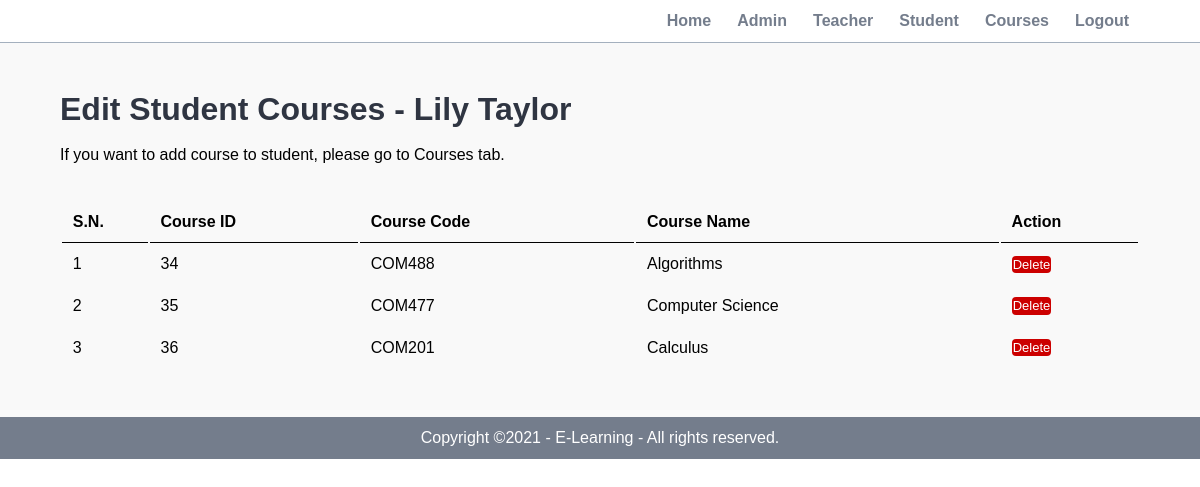
/admin/edit-student-course.php?student_id=20&student_name=Lily Taylor (signed in), run on the app's committed database.
### tables this page shows
CREATE TABLE `course_student` (
  `course_id` int(10) UNSIGNED NOT NULL,
  `course_code` varchar(50) NOT NULL,
  `student_id` int(10) NOT NULL,
  `student_name` varchar(50) NOT NULL
);

CREATE TABLE `course` (
  `id` int(10) UNSIGNED NOT NULL,
  `code` varchar(50) NOT NULL,
  `course_name` varchar(50) NOT NULL,
  `instructor_id` int(10) NOT NULL
);

### admin/edit-student-course.php (the view, shortened to what this page needs)
<?php include('partials/menu.php');
$student_id = $_GET['student_id'];
$student_name = $_GET['student_name'];
?>
        <div class="main-content">
            <div class="wrapper">
                <h1>Edit Student Courses - <?php echo $student_name; ?></h1>
                <br>
                <p>If you want to add course to student, please go to Courses tab.</p>
                <br><br>
                <table class="tbl-full">
                    <tr>
                        <th>S.N.</th>
                        <th>Course ID</th>
                        <th>Course Code</th>
                        <th>Course Name</th>
                        <th>Action</th>
                    </tr>
                    <?php
                        $sql = "SELECT * FROM course_student WHERE student_id='$student_id'";
                        $res = mysqli_query($conn, $sql);
                        if($res==TRUE){
                            $count = mysqli_num_rows($res);
                            $sn  = 1;
                            if($count > 0){
                                while($rows = mysqli_fetch_assoc($res)){
                                    $course_code = $rows['course_code'];
                                    $course_id = $rows['course_id'];
                                    $sql2 = "SELECT * FROM course WHERE id='$course_id'";
                                    $res2 = mysqli_query($conn, $sql2);
                                    $rows2 = mysqli_fetch_assoc($res2);
                                    $course_name = $rows2['course_name'];
                                ?>
                                    <tr>
                                        <td><?php echo $sn++; ?></td>
                                        <td><?php echo $course_id; ?></td>
                                        <td><?php echo $course_code; ?></td>
                                        <td><?php echo $course_name; ?></td>
                                        <td>
                                            <a href="<?php echo SITEURL;?>admin/edit-student-delete-course-from-student.php?student_id=<?php echo $student_id; ?>&course_id=<?php echo $course_id;?>&course_name=<?php echo $course_name;?>&student_name=<?php echo $student_name;?>" class="btn btn-danger">Delete</a>
                                        </td>
                                    </tr>
                                <?php
                                }
                            }else{
                                ?>
                                    <tr>
                                        <td>No Course Added</td>
                                    </tr>
                                <?php
                            }
                        }else{
                        }
                    ?>
                </table>
            </div>
        </div>
<?php include('partials/footer.php'); ?>

### css/admin.css (style rules this page uses)
* { margin: 0; padding: 0; font-family: Arial, Helvetica, sans-serif; }
.wrapper { padding: 1%; width: 90%; margin: 0 auto; }
.tbl-full { width: 100%; }
table tr th { border-bottom: 1px solid black; padding: 1%; text-align: left; }
table tr td { padding: 1%; }
.btn { border-radius: 4px; text-decoration: none; padding: 1%; color: white; font-size: 13px; }
.btn-danger { background-color: #CC0000; }
.main-content { background-color: #f9f9f9; padding: 3% 0; }
.main-content h1 { color: #2f3542; }

### data on the page
course_student: course "34", course_code "COM488", course.course_name "Algorithms"
course_student: course "35", course_code "COM477", course.course_name "Computer Science"
course_student: course "36", course_code "COM201", course.course_name "Calculus"

### other printed values
$student_name "Lily Taylor"
